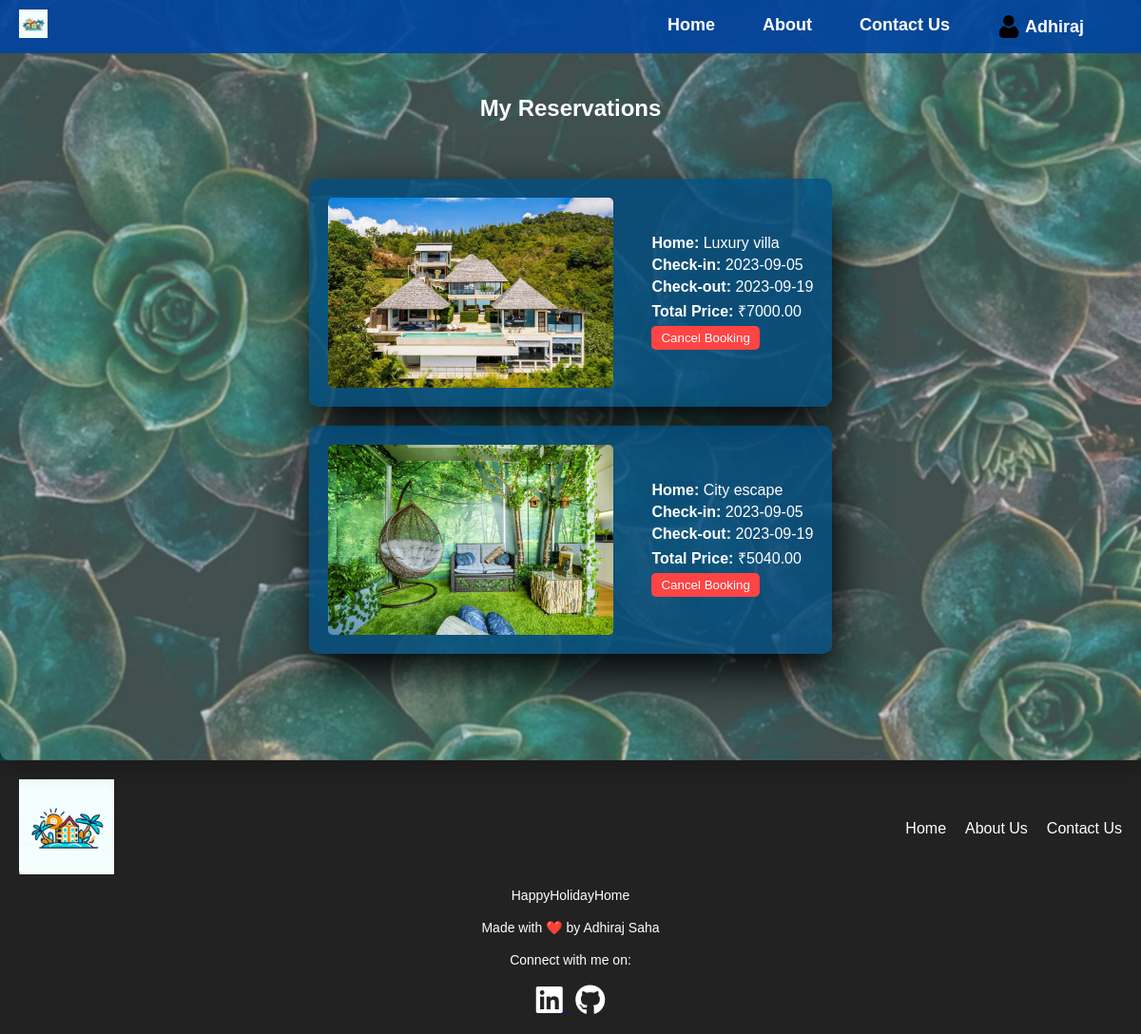
/users/reservations.php (signed in), run on an earlier commit of the app's database.
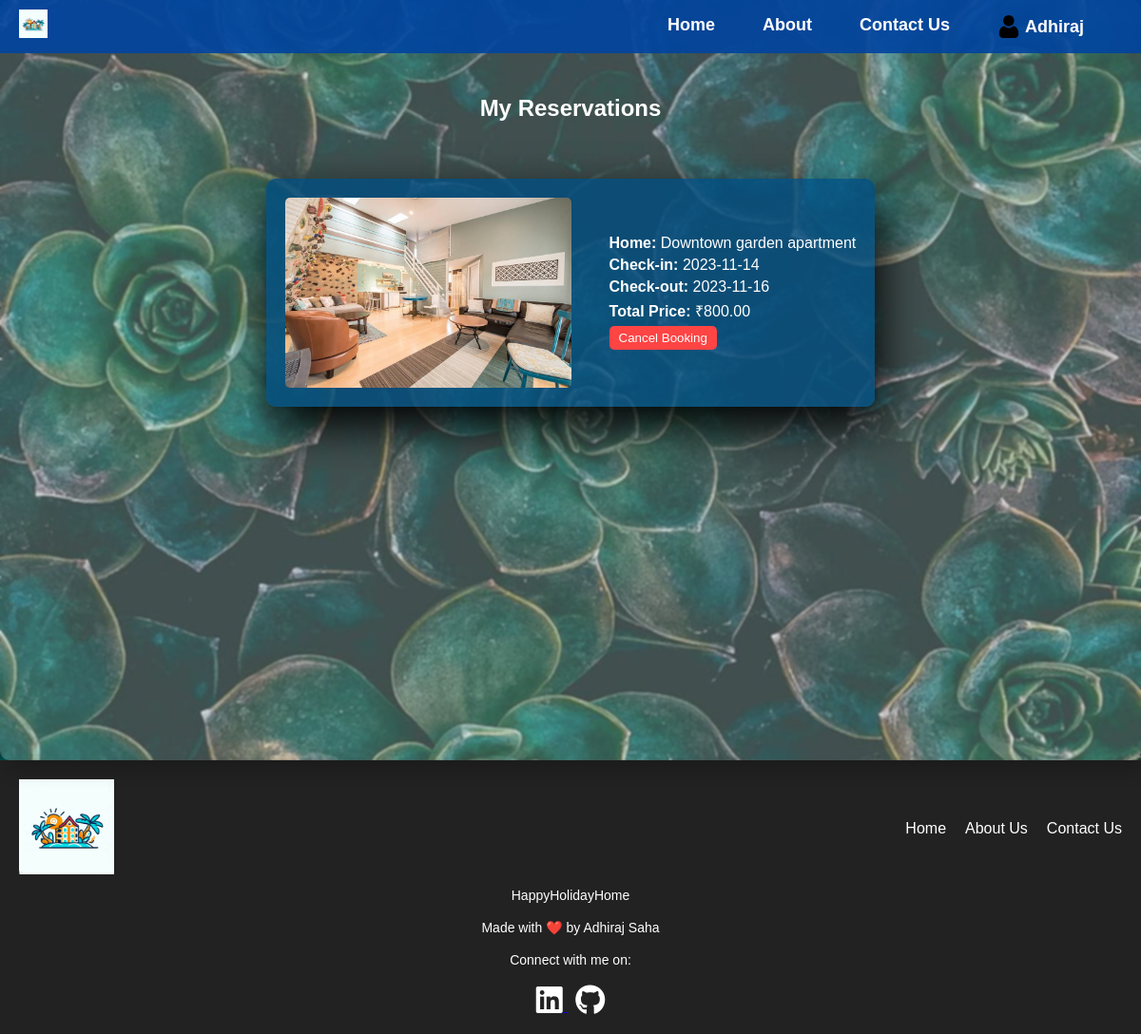
And on a later commit of the database.
### tables this page shows
CREATE TABLE `reservations` (
  `reservation_id` int(11) NOT NULL,
  `user_id` int(255) NOT NULL,
  `home_id` int(255) NOT NULL,
  `check_in_date` date NOT NULL,
  `check_out_date` date NOT NULL,
  `total_price` decimal(10,2) NOT NULL
);

CREATE TABLE `holiday_homes` (
  `home_id` int(255) NOT NULL,
  `name` varchar(255) NOT NULL,
  `location` varchar(255) NOT NULL,
  `availability_status` varchar(255) NOT NULL,
  `description` text NOT NULL,
  `rating` decimal(10,1) NOT NULL,
  `image_path` varchar(255) NOT NULL,
  `price` decimal(10,2) NOT NULL
);

### users/reservations.php (the view, shortened to what this page needs)
<?php
include("../inc/db.php");
$userId = $_SESSION['user_id'];
$query = "SELECT reservations.*, holiday_homes.name, holiday_homes.image_path
          FROM reservations
          INNER JOIN holiday_homes ON reservations.home_id = holiday_homes.home_id
          WHERE reservations.user_id = $userId";
$result = $con->query($query);
$reservations = array();
if ($result && $result->num_rows > 0) {
    while ($row = $result->fetch_assoc()) {
        $reservations[] = $row;
    }
}
?>
<!DOCTYPE html>
<html lang="en">
<head>
    <link rel="stylesheet" href="https://cdnjs.cloudflare.com/ajax/libs/font-awesome/6.0.0-beta3/css/all.min.css">
    <link rel="stylesheet" href="../assets/css/reservation.css">
    <link rel="stylesheet" href="../assets/css/header.css">
    <link rel="stylesheet" href="../assets/css/footer.css">
    <link rel="stylesheet" href="../assets/css/responsive.css">
</head>
<body>
    <?php include("../inc/header.php"); ?>
    <div class="container">
    <h1 style="margin-top: 50px;">My Reservations</h1>
    <?php
    if (!empty($reservations)) {
        echo "<ul class='reservation-list'>";
        foreach ($reservations as $reservation) {
            echo "<li class='reservation-item'>";
            echo "<img src='{$reservation['image_path']}' alt='{$reservation['name']}' class='home-image'>";
            echo "<div class='reservation-details'>";
            echo "<p><strong>Home:</strong> {$reservation['name']}</p>";
            echo "<p><strong>Check-in:</strong> {$reservation['check_in_date']}</p>";
            echo "<p><strong>Check-out:</strong> {$reservation['check_out_date']}</p>";
            echo "<p><strong>Total Price:</strong> ₹{$reservation['total_price']}</p>";
            echo "<form method='post' action='cancel_booking.php'>";
            echo "<button type='submit' class='cancel-button' name='cancel_booking'>Cancel Booking</button>";
            echo "</form>";
            echo "</div>";
            echo "</li>";
        }
        echo "</ul>";
    } else {
        echo "<p>No reservations found.</p>";
    }
    ?>
</div>
    <?php include("../inc/footer.php"); ?>
</body>
</html>

### inc/header.php (shortened to what this page needs)
<header>
    <nav class="navbar">
        <div class="logo">
            <a href="../index.php">
                <img src="../assets/img/logo.jpg" alt="Logo" style="width: 30px; height: auto;">
            </a>
        </div>
        <ul class="nav-links">
            <?php if (isset($_SESSION['loggedin']) && $_SESSION['loggedin']) : ?>
                <li><a href="../index.php">Home</a></li>
                <li><a href="about.php">About</a></li>
                <li><a href="contact.php">Contact Us</a></li>
                <li class="dropdown">
                    <span class="profile-info">
                        <img src="../assets/img/user.png" alt="Profile Icon" class="profile-icon">
                        <?php echo $_SESSION['name']; ?>
                    </span>
                </li>
            <?php endif; ?>
        </ul>
    </nav>
</header>

### inc/footer.php (shortened to what this page needs)
<footer class="footer">
    <div class="footer-content">
        <a href="../index.php">
            <img src="../assets/img/logo.jpg" alt="Logo" style="width: 100px; height: auto;">
        </a>
        <div class="footer-links">
            <a href="../index.php">Home</a>
            <a href="about.php">About Us</a>
            <a href="contact.php">Contact Us</a>
        </div>
    </div>
    <div class="footer-info">
    <p>HappyHolidayHome</p>
    <br>
    <p>Made with ❤️ by Adhiraj Saha</p>
    <br>
    <p>Connect with me on:</p>
    <br>
    <a href="https://www.linkedin.com/in/adhirajsaha" target="_blank" rel="noopener noreferrer">
        <i class="fa-brands fa-2x fa-linkedin" style="color: #ffffff;"></i>
    </a>
    <a href="https://github.com/adhirajcs" target="_blank" rel="noopener noreferrer">
        <i class="fa-brands fa-2x fa-github" style="color: #ffffff;"></i>
    </a>
</div>
</footer>

### assets/css/reservation.css (style rules this page uses)
* { margin: 0; padding: 0; box-sizing: border-box; }
body { font-family: Arial, sans-serif; margin: 0; background: url('../img/search-bg.jpg') center/cover no-repeat; color: white; background-size: cover; position: relative; }
.container { display: flex; flex-direction: column; align-items: center; min-height: 100vh; padding: 50px; text-align: center; border-radius: 10px; margin: 0 auto; background: rgba(255, 255, 255, 0.2); box-shadow: 5px 10px 20px rgba(0, 0, 0, 0.2); backdrop-filter: blur(1px); }
h1 { font-size: 1.5em; margin-bottom: 20px; }
.reservation-list { list-style: none; padding: 0; margin-top: 20px; }
.reservation-item { display: flex; align-items: center; width: 100%; max-width: 1000px; margin: 20px auto; padding: 20px; background: rgba(0, 77, 128, 0.8); border-radius: 10px; box-shadow: 5px 20px 50px #000; }
.home-image { max-width: 60%; max-height: 200px; width: auto; border-radius: 5px; margin-right: 20px; }
.reservation-details { flex: 1; text-align: left; color: white; margin-left: 20px; }
.reservation-details p { margin-bottom: 5px; }
.cancel-button { background-color: #ff4444; color: white; border: none; padding: 5px 10px; border-radius: 5px; cursor: pointer; transition: background-color 0.3s; }

### assets/css/header.css (style rules this page uses)
.navbar { display: flex; justify-content: space-between; align-items: center; background-color: rgba(0, 68, 160, 0.9); padding: 10px 20px; position: fixed; width: 100%; top: 0; z-index: 1000; transition: all 0.3s; }
.logo { color: white; font-size: 24px; font-weight: bold; }
.nav-links { list-style: none; display: flex; gap: 20px; }
.nav-links a { text-decoration: none; color: white; font-weight: bold; font-size: 18px; transition: color 0.3s; }
.nav-links li.dropdown { position: relative; }
.profile-info { display: flex; align-items: center; color: #ffffff; font-size: 18px; font-weight: bold; cursor: pointer; }
.profile-icon { width: 24px; height: 24px; margin-right: 5px; }
.nav-links li { margin-right: 30px; }
.nav-links li:last-child { margin-right: 40px; }

### assets/css/footer.css (style rules this page uses)
.footer { background-color: #222; color: white; padding: 20px 0; }
.footer-content { display: flex; justify-content: space-between; align-items: center; max-width: 1200px; margin: 0 auto; padding: 0 20px; }
.footer-links { display: flex; gap: 20px; }
.footer-links a { text-decoration: none; color: white; transition: color 0.3s; }
.footer-info { text-align: center; margin-top: 10px; }
.footer-info p { font-size: 14px; }

What changed in the data, as far as the page shows it:
removed reservations: home.image_path (picture), home.name "Luxury villa", check_in_date "2023-09-05", check_out_date "2023-09-19", total_price "7000.00"
removed reservations: home.image_path (picture), home.name "City escape", check_in_date "2023-09-05", check_out_date "2023-09-19", total_price "5040.00"
added reservations: home.image_path (picture), home.name "Downtown garden apartment", check_in_date "2023-11-14", check_out_date "2023-11-16", total_price "800.00"
